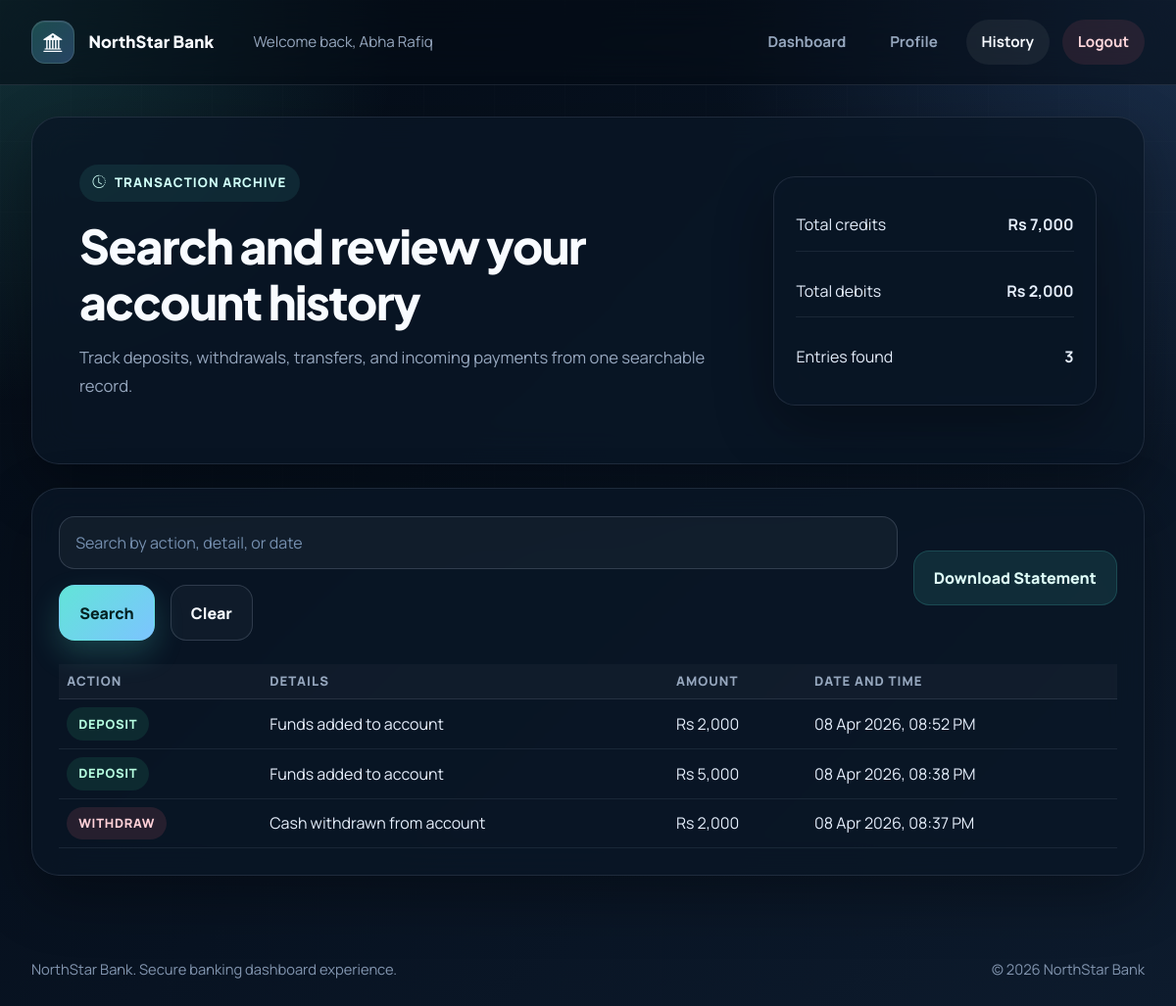
The app's page /history (signed in) with its own data.
### tables this page shows
CREATE TABLE users (
            id INTEGER PRIMARY KEY AUTOINCREMENT,
            full_name TEXT NOT NULL,
            account_number TEXT NOT NULL UNIQUE,
            username TEXT NOT NULL UNIQUE,
            password TEXT NOT NULL,
            balance INTEGER NOT NULL,
            is_admin INTEGER DEFAULT 0
        );

CREATE TABLE transactions (
            id INTEGER PRIMARY KEY AUTOINCREMENT,
            user_id INTEGER NOT NULL,
            action TEXT NOT NULL,
            amount INTEGER NOT NULL,
            details TEXT,
            created_at TEXT NOT NULL,
            FOREIGN KEY (user_id) REFERENCES users(id)
        );

### app.py (the view)
@app.route("/history")
@login_required(user_only=True)
def history():
    search_query = request.args.get("search", "").strip()
    with get_db_connection() as conn:
        if search_query:
            transactions = conn.execute(
                """
                SELECT * FROM transactions
                WHERE user_id = ?
                AND (action LIKE ? OR details LIKE ? OR created_at LIKE ?)
                ORDER BY id DESC
                """,
                (
                    session["user_id"],
                    f"%{search_query}%",
                    f"%{search_query}%",
                    f"%{search_query}%",
                ),
            ).fetchall()
        else:
            transactions = conn.execute(
                """
                SELECT * FROM transactions
                WHERE user_id = ?
                ORDER BY id DESC
                """,
                (session["user_id"],),
            ).fetchall()
    metrics = get_dashboard_metrics(session["user_id"])
    return render_template(
        "history.html",
        transactions=transactions,
        search_query=search_query,
        metrics=metrics,
    )

### app.py (called while the page is built)
def get_db_connection():
    conn = sqlite3.connect(DATABASE, check_same_thread=False)
    conn.row_factory = sqlite3.Row
    return conn

def format_currency(amount):
    return f"Rs {amount:,.0f}"

def get_user_by_id(user_id):
    with get_db_connection() as conn:
        return conn.execute("SELECT * FROM users WHERE id = ?", (user_id,)).fetchone()

def login_required(admin_only=False, user_only=False):
    def decorator(view):
        @wraps(view)
        def wrapped_view(*args, **kwargs):
            user_id = session.get("user_id")
            is_admin = session.get("is_admin") == 1
            if not user_id:
                flash("Please log in to continue.", "warning")
                return redirect(url_for("login"))
            if admin_only and not is_admin:
                flash("Admin access only.", "danger")
                return redirect(url_for("login"))
            if user_only and is_admin:
                flash("Please log in with a customer account to access that page.", "warning")
                return redirect(url_for("login"))
            return view(*args, **kwargs)
        return wrapped_view
    return decorator

@app.context_processor
def inject_template_helpers():
    current_user = None
    user_id = session.get("user_id")
    if user_id:
        current_user = get_user_by_id(user_id)
    return {
        "app_name": APP_NAME,
        "current_user": current_user,
        "currency": format_currency,
        "is_admin_session": session.get("is_admin") == 1,
        "current_year": datetime.now().year,
    }

### templates/history.html (shortened to what this page needs)
{% extends "base.html" %}
{% block content %}
<section class="glass-panel p-4 p-lg-5 mb-4">
    <div class="row g-4 align-items-center">
        <div class="col-lg-8">
            <span class="eyebrow"><i class="bi bi-clock-history"></i> Transaction Archive</span>
            <h1 class="page-title mt-3">Search and review your account history</h1>
            <p class="page-subtitle">Track deposits, withdrawals, transfers, and incoming payments from one searchable record.</p>
        </div>
        <div class="col-lg-4">
            <div class="sidebar-panel">
                <div class="small-list">
                    <div class="small-list-item">
                        <span>Total credits</span>
                        <strong>{{ currency(metrics.credits) }}</strong>
                    </div>
                    <div class="small-list-item">
                        <span>Total debits</span>
                        <strong>{{ currency(metrics.debits) }}</strong>
                    </div>
                    <div class="small-list-item">
                        <span>Entries found</span>
                        <strong>{{ transactions|length }}</strong>
                    </div>
                </div>
            </div>
        </div>
    </div>
</section>
<section class="table-panel">
    <div class="search-row mb-4">
        <form method="GET" class="d-flex gap-3 flex-grow-1 flex-wrap">
            <input type="text" name="search" value="{{ search_query }}" class="form-control" placeholder="Search by action, detail, or date">
            <button type="submit" class="btn-bank">Search</button>
            <a href="{{ url_for('history') }}" class="btn-bank-outline">Clear</a>
        </form>
        <a href="{{ url_for('download_statement') }}" class="btn-bank-soft">Download Statement</a>
    </div>
    {% if transactions %}
        <div class="table-responsive">
            <table class="table table-bank">
                <thead>
                    <tr>
                        <th>Action</th>
                        <th>Details</th>
                        <th>Amount</th>
                        <th>Date and Time</th>
                    </tr>
                </thead>
                <tbody>
                    {% for transaction in transactions %}
                        <tr>
                            <td>
                                <span class="timeline-badge {% if transaction.action in ['Deposit', 'Received'] %}badge-credit{% elif transaction.action in ['Withdraw', 'Transfer'] %}badge-debit{% else %}badge-neutral{% endif %}">
                                    {{ transaction.action }}
                                </span>
                            </td>
                            <td>{{ transaction.details }}</td>
                            <td>{{ currency(transaction.amount) }}</td>
                            <td>{{ transaction.created_at }}</td>
                        </tr>
                    {% endfor %}
                </tbody>
            </table>
        </div>
    {% else %}
        <div class="empty-state">
            <h3 class="section-title">No matching transactions</h3>
            <p class="mb-0">Try a different search term or clear the filter to see your full statement history.</p>
        </div>
    {% endif %}
</section>
{% endblock %}

### templates/base.html (shortened to what this page needs)
<!DOCTYPE html>
<html lang="en">
<head>
    <link href="https://cdn.jsdelivr.net/npm/bootstrap@5.3.3/dist/css/bootstrap.min.css" rel="stylesheet">
    <link rel="stylesheet" href="https://cdn.jsdelivr.net/npm/bootstrap-icons@1.11.3/font/bootstrap-icons.min.css">
    <link rel="stylesheet" href="{{ url_for('static', filename='css/style.css') }}">
</head>
<body>
    <div class="app-shell">
        <nav class="navbar navbar-expand-lg navbar-bank">
            <div class="container container-compact">
                <a class="navbar-brand" href="{{ url_for('home') }}">
                    <span class="brand-mark"><i class="bi bi-bank2"></i></span>
                    <span>{{ app_name }}</span>
                </a>
                <div class="collapse navbar-collapse justify-content-between" id="bankNav">
                    <div class="navbar-text mt-3 mt-lg-0 ms-lg-4">
                        {% if current_user %}
                            {% if is_admin_session %}
                                Operations command center
                            {% else %}
                                Welcome back, {{ current_user.full_name }}
                            {% endif %}
                        {% else %}
                            Premium digital banking for modern customers
                        {% endif %}
                    </div>
                    <div class="nav-bank-links mt-3 mt-lg-0">
                        {% if current_user and is_admin_session %}
                            <a class="nav-bank-link {% if request.endpoint == 'admin_panel' %}active{% endif %}" href="{{ url_for('admin_panel') }}">Admin</a>
                            <a class="nav-bank-link logout-link" href="{{ url_for('logout') }}">Logout</a>
                        {% elif current_user %}
                            <a class="nav-bank-link {% if request.endpoint == 'dashboard' %}active{% endif %}" href="{{ url_for('dashboard') }}">Dashboard</a>
                            <a class="nav-bank-link {% if request.endpoint == 'profile' %}active{% endif %}" href="{{ url_for('profile') }}">Profile</a>
                            <a class="nav-bank-link {% if request.endpoint == 'history' %}active{% endif %}" href="{{ url_for('history') }}">History</a>
                            <a class="nav-bank-link logout-link" href="{{ url_for('logout') }}">Logout</a>
                        {% endif %}
                    </div>
                </div>
            </div>
        </nav>
        <main class="page-wrap">
            <div class="container container-compact">
                {% block content %}{% endblock %}
            </div>
        </main>
        <footer class="footer-bank">
            <div class="container container-compact d-flex justify-content-between flex-wrap gap-2">
                <span>{{ app_name }}. Secure banking dashboard experience.</span>
                <span>&copy; {{ current_year }} {{ app_name }}</span>
            </div>
        </footer>
    </div>
</body>
</html>

### records on screen
users: full_name "Abha Rafiq"
transactions: amount "Rs 2,000"
transactions: amount "Rs 5,000"
transactions: amount "Rs 2,000"

### other values on screen
{{ app_name }} "NorthStar Bank"
{{ currency(metrics.credits) }} "Rs 7,000"
{{ currency(metrics.debits) }} "Rs 2,000"
{{ transactions|length }} "3"
